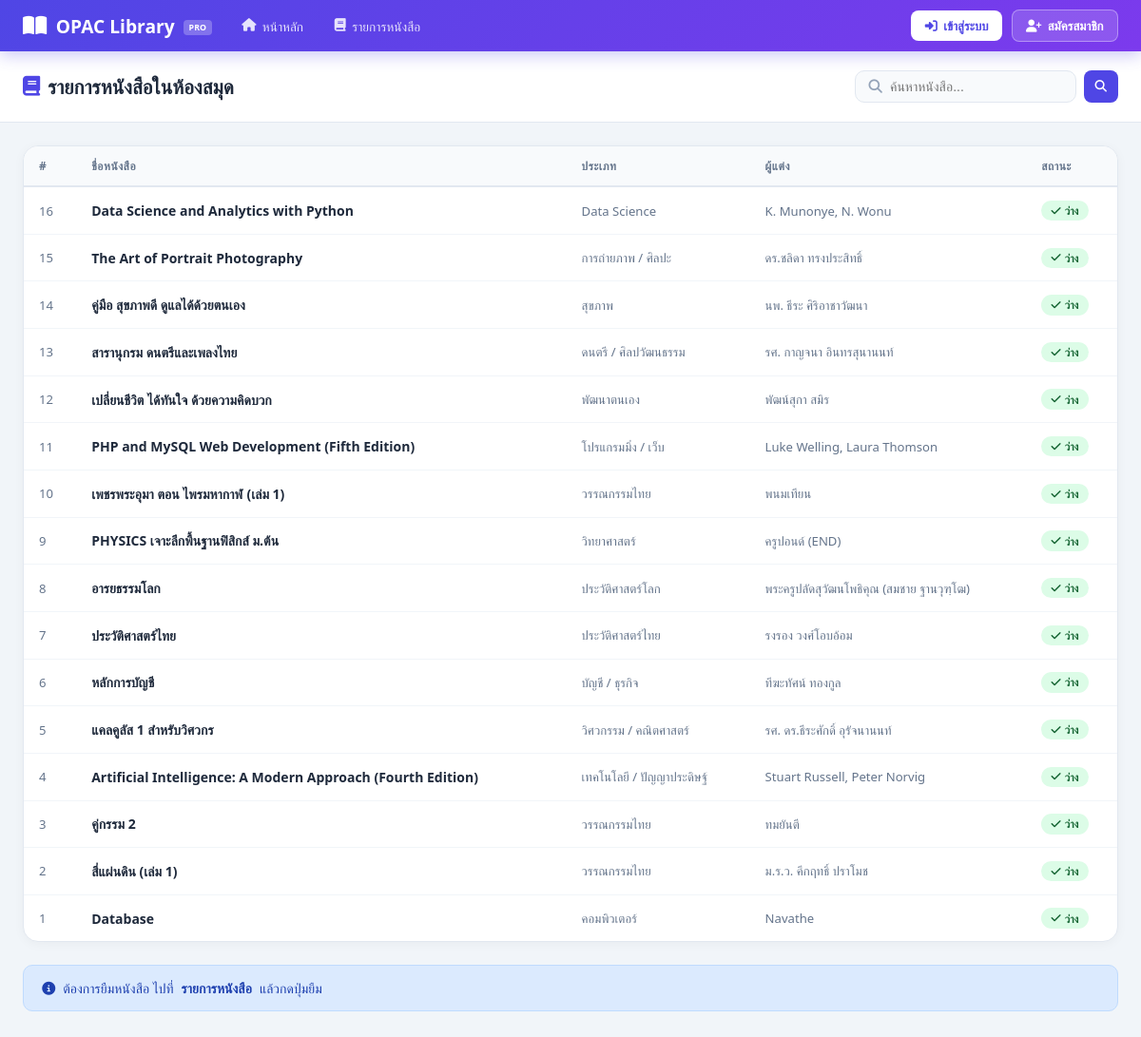
Screenshot of /member_books.php with the database file from the repository.
### tables this page shows
CREATE TABLE `books` (
  `book_id` int(11) NOT NULL,
  `book_name` varchar(255) DEFAULT NULL,
  `type_name` varchar(100) NOT NULL,
  `author` varchar(255) DEFAULT NULL,
  `status` varchar(50) DEFAULT NULL
);

### member_books.php (the view, shortened to what this page needs)
<?php
include('db.php');
$search = $_GET['search'] ?? '';
$where  = $search ? "WHERE book_name LIKE '%".mysqli_real_escape_string($conn,$search)."%' OR author LIKE '%".mysqli_real_escape_string($conn,$search)."%' OR type_name LIKE '%".mysqli_real_escape_string($conn,$search)."%'" : "";
$books  = mysqli_query($conn,"SELECT * FROM books $where ORDER BY book_id DESC");
include('header.php');
?>
<div class="page-header">
  <div class="page-header-inner">
    <div class="page-title"><i class="fas fa-book"></i> รายการหนังสือในห้องสมุด</div>
    <form method="get" class="flex gap-1">
      <div class="search-bar"><i class="fas fa-search"></i><input type="text" name="search" placeholder="ค้นหาหนังสือ..." value="<?= htmlspecialchars($search) ?>"></div>
      <button type="submit" class="btn btn-primary btn-sm"><i class="fas fa-search"></i></button>
    </form>
  </div>
</div>
<div class="container">
  <div class="card">
    <div class="table-wrap"><table class="tbl">
      <thead><tr><th>#</th><th>ชื่อหนังสือ</th><th>ประเภท</th><th>ผู้แต่ง</th><th>สถานะ</th></tr></thead>
      <tbody>
      <?php while($b = mysqli_fetch_assoc($books)): ?>
      <?php $s = match($b['status'] ?? 'available'){'available'=>'<span class="badge badge-green"><i class="fas fa-check"></i> ว่าง</span>','borrowed'=>'<span class="badge badge-blue"><i class="fas fa-book-open"></i> ถูกยืม</span>','lost'=>'<span class="badge badge-gray"><i class="fas fa-times"></i> หาย</span>',default=>'<span class="badge badge-gray">'.htmlspecialchars($b['status']).'</span>'}; ?>
      <tr>
        <td class="text-muted"><?= $b['book_id'] ?></td>
        <td><strong><?= htmlspecialchars($b['book_name']) ?></strong></td>
        <td class="text-muted"><?= htmlspecialchars($b['type_name']) ?></td>
        <td class="text-muted"><?= htmlspecialchars($b['author']) ?></td>
        <td><?= $s ?></td>
      </tr>
      <?php endwhile; ?>
      </tbody>
    </table></div>
  </div>
  <?php if($role === 'guest' || $role === 'member'): ?>
  <div class="alert alert-info"><i class="fas fa-info-circle"></i> ต้องการยืมหนังสือ ไปที่ <a href="books.php" style="font-weight:700;color:#1e40af">รายการหนังสือ</a> แล้วกดปุ่มยืม</div>
  <?php endif; ?>
</div></body></html>

### header.php (style rules this page uses)
* { margin:0;padding:0;box-sizing:border-box; }
body { font-family:'Segoe UI',Tahoma,sans-serif;background:#f1f5f9;color:#1e293b;min-height:100vh; }
a { text-decoration:none;color:inherit; }
.page-header { background:white;border-bottom:1px solid #e2e8f0;padding:1.25rem 0;margin-bottom:1.5rem; }
.page-header-inner { max-width:1280px;margin:0 auto;padding:0 1.5rem;display:flex;align-items:center;justify-content:space-between;flex-wrap:wrap;gap:.75rem; }
.page-title { font-size:1.3rem;font-weight:700;display:flex;align-items:center;gap:.5rem; }
.page-title i { color:#4f46e5; }
.container { max-width:1280px;margin:0 auto;padding:0 1.5rem 3rem; }
.card { background:white;border-radius:16px;border:1px solid #e2e8f0;box-shadow:0 2px 12px rgba(0,0,0,.04);overflow:hidden;margin-bottom:1.5rem; }
.btn { display:inline-flex;align-items:center;gap:.4rem;padding:.55rem 1.1rem;border-radius:8px;font-size:.85rem;font-weight:600;cursor:pointer;border:none;transition:all .2s;text-decoration:none; }
.btn-primary { background:#4f46e5;color:white; }
.btn-sm { padding:.35rem .75rem;font-size:.78rem; }
.table-wrap { overflow-x:auto; }
table.tbl { width:100%;border-collapse:collapse;font-size:.875rem; }
table.tbl th { background:#f8fafc;padding:.75rem 1rem;text-align:left;font-size:.75rem;font-weight:700;text-transform:uppercase;letter-spacing:.04em;color:#64748b;border-bottom:2px solid #e2e8f0;white-space:nowrap; }
table.tbl td { padding:.85rem 1rem;border-bottom:1px solid #f1f5f9;vertical-align:middle; }
table.tbl tr:last-child td { border-bottom:none; }
.badge { display:inline-flex;align-items:center;gap:.25rem;padding:.2rem .65rem;border-radius:50px;font-size:.72rem;font-weight:700;white-space:nowrap; }
.badge-green { background:#dcfce7;color:#166534; }
.alert { padding:.85rem 1.2rem;border-radius:10px;margin-bottom:1rem;font-size:.875rem;display:flex;align-items:center;gap:.5rem; }
.alert-info { background:#dbeafe;color:#1e40af;border:1px solid #bfdbfe; }
.text-muted { color:#64748b;font-size:.82rem; }
.flex { display:flex; }
.gap-1 { gap:.5rem; }
.search-bar { display:flex;align-items:center;gap:.5rem;background:#f8fafc;border:1.5px solid #e2e8f0;border-radius:10px;padding:.5rem .85rem;max-width:320px; }
.search-bar i { color:#94a3b8;font-size:.9rem; }
.search-bar input { border:none;background:transparent;outline:none;font-size:.875rem;color:#1e293b;width:100%; }

### rows the page displays
books: book_id "16", book_name "Data Science and Analytics with Python", type_name "Data Science", author "K. Munonye, N. Wonu", status "ว่าง"
books: book_id "15", book_name "The Art of Portrait Photography", type_name "การถ่ายภาพ / ศิลปะ", author "ดร.ชลิดา ทรงประสิทธิ์", status "ว่าง"
books: book_id "14", book_name "คู่มือ สุขภาพดี ดูแลได้ด้วยตนเอง", type_name "สุขภาพ", author "นพ. ธีระ ศิริอาชาวัฒนา", status "ว่าง"
books: book_id "13", book_name "สารานุกรม ดนตรีและเพลงไทย", type_name "ดนตรี / ศิลปวัฒนธรรม", author "รศ. กาญจนา อินทรสุนานนท์", status "ว่าง"
books: book_id "12", book_name "เปลี่ยนชีวิต ได้ทันใจ ด้วยความคิดบวก", type_name "พัฒนาตนเอง", author "พัฒน์สุกา สมิร", status "ว่าง"
books: book_id "11", book_name "PHP and MySQL Web Development (Fifth Edition)", type_name "โปรแกรมมิ่ง / เว็บ", author "Luke Welling, Laura Thomson", status "ว่าง"
books: book_id "10", book_name "เพชรพระอุมา ตอน ไพรมหากาฬ (เล่ม 1)", type_name "วรรณกรรมไทย", author "พนมเทียน", status "ว่าง"
books: book_id "9", book_name "PHYSICS เจาะลึกพื้นฐานฟิสิกส์ ม.ต้น", type_name "วิทยาศาสตร์", author "ครูปอนด์ (END)", status "ว่าง"
books: book_id "8", book_name "อารยธรรมโลก", type_name "ประวัติศาสตร์โลก", author "พระครูปลัดสุวัฒนโพธิคุณ (สมชาย ฐานวุฑฺโฒ)", status "ว่าง"
books: book_id "7", book_name "ประวัติศาสตร์ไทย", type_name "ประวัติศาสตร์ไทย", author "รงรอง วงศ์โอบอ้อม", status "ว่าง"
books: book_id "6", book_name "หลักการบัญชี", type_name "บัญชี / ธุรกิจ", author "ทีฆะทัศน์ ทองกูล", status "ว่าง"
books: book_id "5", book_name "แคลคูลัส 1 สำหรับวิศวกร", type_name "วิศวกรรม / คณิตศาสตร์", author "รศ. ดร.ธีระศักดิ์ อุรัจนานนท์", status "ว่าง"
books: book_id "4", book_name "Artificial Intelligence: A Modern Approach (Fourth Edition)", type_name "เทคโนโลยี / ปัญญาประดิษฐ์", author "Stuart Russell, Peter Norvig", status "ว่าง"
books: book_id "3", book_name "คู่กรรม 2", type_name "วรรณกรรมไทย", author "ทมยันตี", status "ว่าง"
books: book_id "2", book_name "สี่แผ่นดิน (เล่ม 1)", type_name "วรรณกรรมไทย", author "ม.ร.ว. คึกฤทธิ์ ปราโมช", status "ว่าง"
books: book_id "1", book_name "Database", type_name "คอมพิวเตอร์", author "Navathe", status "ว่าง"
